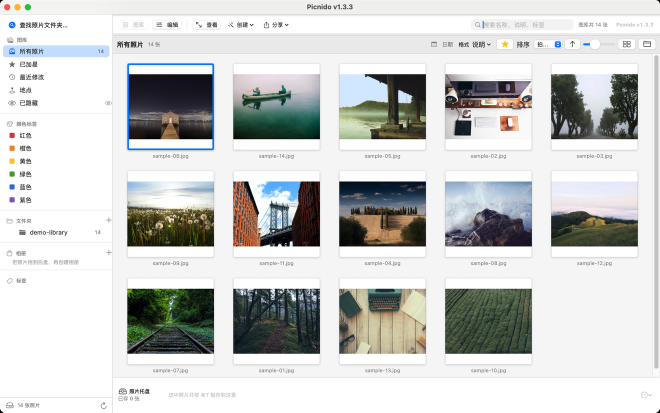
#> input picture docs/images/library-zh.png, 1320 x 825 px (shown at 1/2 size)
$ python -i make_demo_gif.py   (imports and definitions only)
#> lines starting #> are read from the running program, lines starting #| are printed output that depends on the picture
#!/usr/bin/env python3
"""Assemble the README demo GIF from in-process snapshots.

Every frame comes from `PICNIDO_SNAPSHOT` (the app photographing its own windows), never
from `screencapture` — that only ever returns the wallpaper on this machine.

Inputs (all 2x, so 2560x1600 for the library and 4096x2304 for the full-screen viewer):

    A_0_*.png              library, 14 photos, nothing selected
    C_2_win.png            viewer, photo 1
    C_click{0..4}_2_win    viewer after clicking filmstrip cells 2..6

The viewer is 16:9 and the library window is 16:10, so the viewer frames are centre-cropped
to 16:10 instead of being letterboxed: the crop costs a sliver of backdrop on each side and
buys a single canvas size for the whole animation.
"""
import glob
import os
import sys

from PIL import Image

ROOT = os.path.dirname(os.path.abspath(__file__))
SHOTS = os.path.join(ROOT, "shots", "gif")
OUT = os.path.join(os.path.dirname(ROOT), "docs", "images", "demo.gif")

W, H = 880, 550          # 16:10 canvas — enough detail for a README without a fat file
HOLD = 1400              # ms per scene
HOLD_FIRST = 2200
HOLD_LAST = 1900
BLEND_STEPS = 5
BLEND_MS = 55


# [5 lines left out: function find, not called in this run]


def fit(path, crop_wide=False):
#> called with path = '../docs/images/library-zh.png', crop_wide = False
    im = Image.open(path).convert("RGB")
#> im is the input picture: PIL image 1320x825 RGB; mean R, G, B 203.8, 205.2, 203.9
    if crop_wide:
        target_ratio = W / H
        w, h = im.size
        if w / h > target_ratio:
            new_w = int(h * target_ratio)
            left = (w - new_w) // 2
            im = im.crop((left, 0, left + new_w, h))
    return im.resize((W, H), Image.LANCZOS)
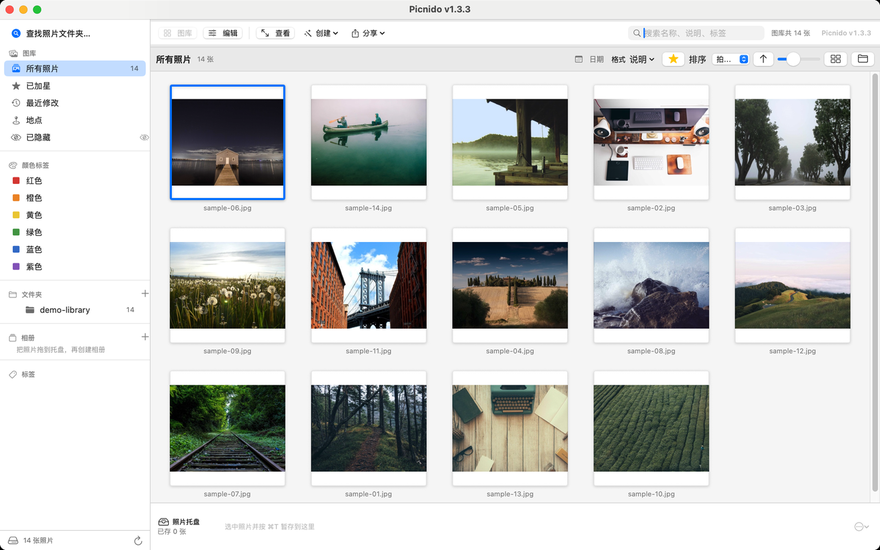
#> returned value: PIL image 880x550 RGB; mean R, G, B 203.7, 205.2, 203.8


# [43 lines left out: function main, not called in this run]


# [2 lines not run here, left out]

>>> result = fit('../docs/images/library-zh.png')
